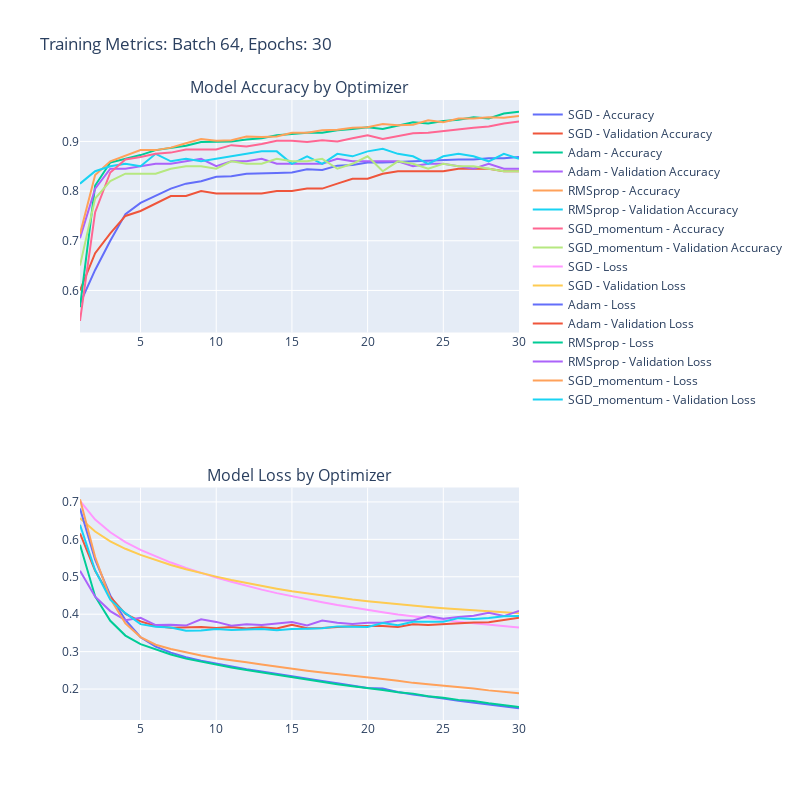

Notebook cell for this chart:
### Code cell
plotly_go(hist_30_epochs_batch_64, "Batch 64, Epochs: 30")
